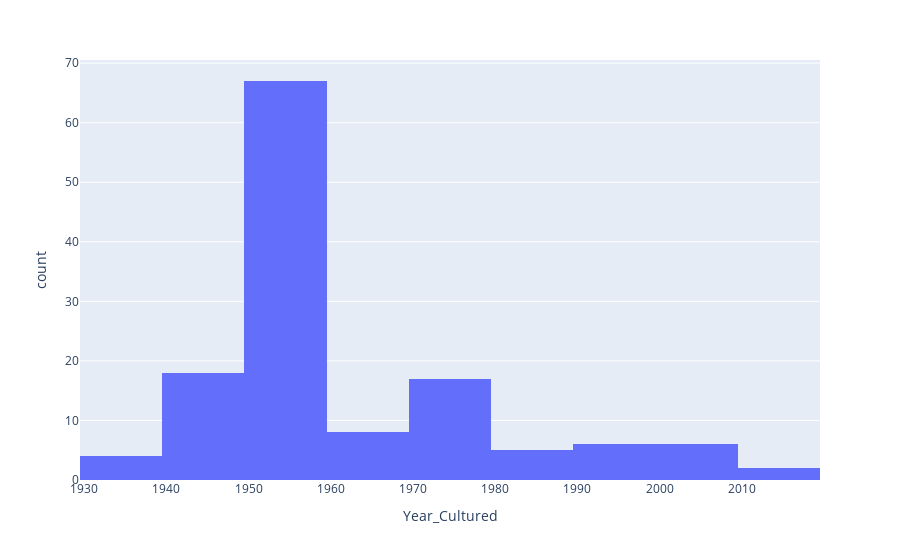

The notebook cell saved with this chart:
### Code cell
px.histogram(
    df.loc[df["Accession_Number"].isin(ecoli_mlplasmid_out["AccNum"])].drop_duplicates(
        subset=["Accession_Number"]
    ),
    x="Year_Cultured",
)

### Figure 1 — Plotly figure (JSON) as saved in the notebook; plotly's stock layout.template omitted (floating-point values rounded to 4 significant figures; data arrays with more than 128 entries replaced by an {"elided": "..."} marker saying what was removed)
{"data": [{"alignmentgroup": "True", "bingroup": "x", "hovertemplate": "Year_Cultured=%{x}<br>count=%{y}<extra></extra>", "legendgroup": "", "marker": {"color": "#636efa", "pattern": {"shape": ""}}, "name": "", "offsetgroup": "", "orientation": "v", "showlegend": false, "type": "histogram", "x": {"elided": "133 int values"}, "xaxis": "x", "yaxis": "y"}], "layout": {"autosize": true, "barmode": "relative", "legend": {"tracegroupgap": 0}, "margin": {"t": 60}, "xaxis": {"anchor": "y", "autorange": true, "domain": [0, 1], "range": [1930.0, 2020.0], "title": {"text": "Year_Cultured"}, "type": "linear"}, "yaxis": {"anchor": "x", "autorange": true, "domain": [0, 1], "range": [0, 70.53], "title": {"text": "count"}}}}
